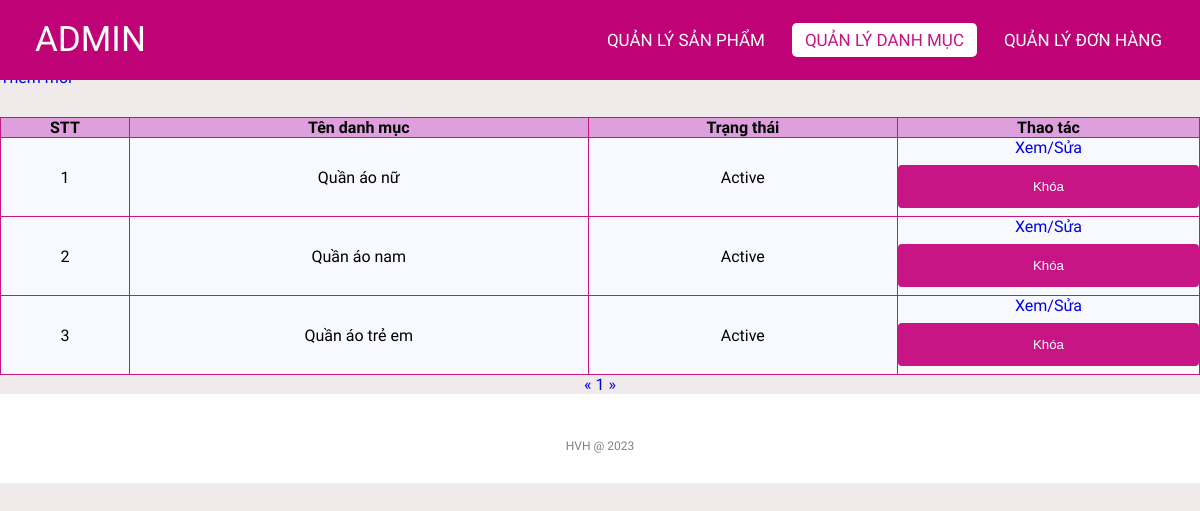
The app's page /admin/categoriesList.php (signed in) with its own data.
### tables this page shows
CREATE TABLE `categories` (
  `id` int(11) NOT NULL,
  `name` varchar(255) NOT NULL,
  `status` tinyint(4) NOT NULL DEFAULT '1'
);

### lib/database.php (called while the page is built, shortened)
<?php
class Database extends PDO
{
  public $host   = DB_HOST;
  public $user   = DB_USER;
  public $pass   = DB_PASS;
  public $dbname = DB_NAME;
  public $link;
  private function connectDB()
  {
    $this->link = new mysqli(
      $this->host,
      $this->user,
      $this->pass,
      $this->dbname
    );
  }
  public function select($query)
  {
    $result = $this->link->query($query);
    if ($result->num_rows > 0) {
      return $result;
    } else {
      return false;
    }
  }
}

### classes/categories.php (called while the page is built, shortened)
<?php
$filepath = realpath(dirname(__FILE__));
include_once($filepath . '/../lib/database.php');
?>
<?php
class categories
{
    private $db;
    public function __construct()
    {
        $this->db = new Database();
    }
    public function getAllAdmin($page = 1, $total = 8)
    {
        $tmp = ($page - 1) * $total;
        $query = "SELECT * FROM categories limit $tmp,$total";
        $result = $this->db->select($query);
        return $result;
    }
    public function getCountPaging($row = 8)
    {
        $query = "SELECT COUNT(*) FROM categories";
        $mysqli_result = $this->db->select($query);
        if ($mysqli_result) {
            $totalrow = intval((mysqli_fetch_all($mysqli_result, MYSQLI_ASSOC)[0])['COUNT(*)']);
            $result = ceil($totalrow / $row);
            return $result;
        }
        return false;
    }
}
?>

### admin/categoriesList.php (the view, shortened to what this page needs)
<?php
include '../classes/categories.php';
$categories = new categories();
$list = $categories->getAllAdmin((isset($_GET['page']) ? $_GET['page'] : 1));
$pageCount = $categories->getCountPaging();
?>
<!DOCTYPE html>
<html lang="en">
<head>
    <link rel="stylesheet" href="css/style.css">
    <link rel="stylesheet" href="https://cdnjs.cloudflare.com/ajax/libs/font-awesome/5.15.4/css/all.min.css">
</head>
<body>
    <nav>
        <label class="logo">ADMIN</label>
        <ul>
            <li><a href="productlist.php" >Quản lý Sản phẩm</a></li>
            <li><a href="categoriesList.php" class="active">Quản lý danh mục</a></li>
            <li><a href="orderlist.php" id="order">Quản lý Đơn hàng</a></li>
        </ul>
    </nav>
    <div class="title">
        <h1>Danh sách danh mục</h1>
    </div>
    <div class="addNew">
        <a href="add_category.php">Thêm mới</a>
    </div>
    <div class="container">
        <?php $count = 1;
        if ($list) { ?>
            <table class="list">
                <tr>
                    <th>STT</th>
                    <th>Tên danh mục</th>
                    <th>Trạng thái</th>
                    <th>Thao tác</th>
                </tr>
                <?php foreach ($list as $key => $value) { ?>
                    <tr>
                        <td><?= $count++ ?></td>
                        <td><?= $value['name'] ?></td>
                        <td><?= ($value['status']) ? "Active" : "Block" ?></td>
                        <td>
                            <a href="edit_category.php?id=<?= $value['id'] ?>">Xem/Sửa</a>
                            <?php
                            if ($value['status']) { ?>
                                <form action="categoriesList.php" method="post">
                                    <input type="submit" value="Khóa" name="block">
                                </form>
                            <?php } ?>
                        </td>
                    </tr>
                <?php } ?>
            </table>
        <?php } else { ?>
            <h3>Chưa có danh mục nào...</h3>
        <?php } ?>
        <div class="pagination">
            <a href="categoriesList.php?page=<?= (isset($_GET['page'])) ? (($_GET['page'] <= 1) ? 1 : $_GET['page'] - 1) : 1 ?>">&laquo;</a>
            <?php
            for ($i = 1; $i <= $pageCount; $i++) {
                if (isset($_GET['page'])) {
                    if ($i == $_GET['page']) { ?>
                        <a class="active" href="categoriesList.php?page=<?= $i ?>"><?= $i ?></a>
                    <?php } else { ?>
                        <a href="categoriesList.php?page=<?= $i ?>"><?= $i ?></a>
                    <?php  }
                } else { ?>
                    <a href="categoriesList.php?page=<?= $i ?>"><?= $i ?></a>
                <?php  } ?>
            <?php }
            ?>
            <a href="categoriesList.php?page=<?= (isset($_GET['page'])) ? $_GET['page'] + 1 : 2 ?>">&raquo;</a>
        </div>
    </div>
    <footer>
        <p class="copyright">HVH @ 2023</p>
    </footer>
</body>
</html>

### admin/css/style.css (style rules this page uses)
* { padding: 0; margin: 0; text-decoration: none; list-style: none; box-sizing: border-box; }
body { font-family: Mitr; background: rgb(240, 234, 234); }
nav { top: 0; position: fixed; background: #c00277; height: 80px; width: 100%; }
label.logo { color: white; font-size: 35px; line-height: 80px; padding: 0 35px; }
nav ul { float: right; margin-right: 20px; }
nav ul li { display: inline-block; line-height: 80px; margin: 0 5px; }
nav ul li a { color: white; font-size: 17px; padding: 7px 13px; border-radius: 3px; text-transform: uppercase; border-radius: 5px; transition: 0.5s; }
.active, a:hover { background-color: white; color: mediumvioletred; }
.container { margin-top: 30px; height: auto; }
.addNew { margin-top: 30px; }
.title { background-color: white; }
footer { padding: 30px 0; background-color:white; }
footer .copyright { margin-top: 15px; text-align: center; font-size: 12px; color: gray; }
.list { width: 100%; background-color: ghostwhite; padding: 10px; border-collapse: collapse; }
th { background-color: plum; border: 1px solid mediumvioletred; }
td { border: 1px solid mediumvioletred; text-align: center; }
input[type=submit] { width: 100%; background-color: mediumvioletred; color: white; padding: 14px 20px; margin: 8px 0; border: none; border-radius: 4px; cursor: pointer; }
.pagination { text-align: center; }

### records on screen
categories: name "Quần áo nữ", status "Active"
categories: name "Quần áo nam", status "Active"
categories: name "Quần áo trẻ em", status "Active"
